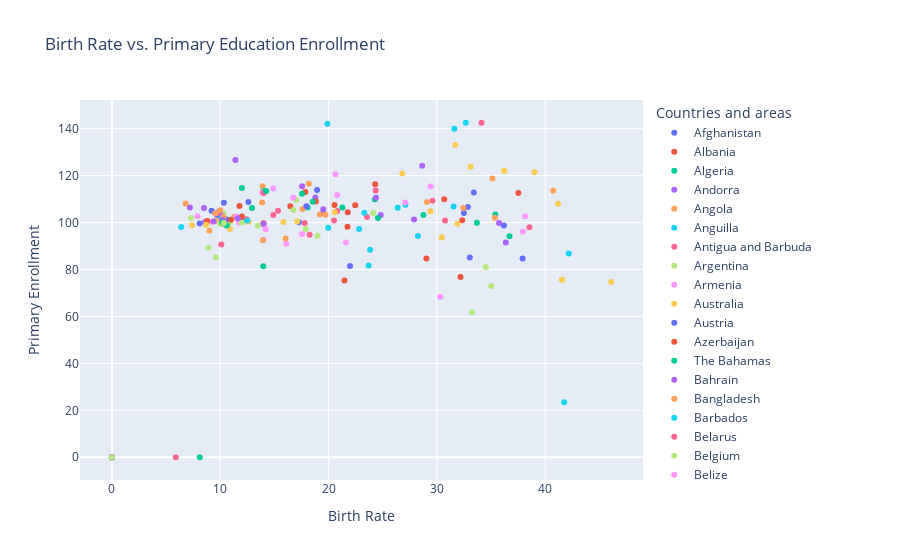

Source (notebook cell):
### Code cell
fig8 = px.scatter(
    data,
    x='Birth_Rate',
    y='Gross_Primary_Education_Enrollment',
    color='Countries and areas',
    title='Birth Rate vs. Primary Education Enrollment',
    labels={"Birth_Rate": "Birth Rate", "Gross_Primary_Education_Enrollment": "Primary Enrollment"}
)
fig8.show()
